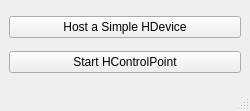
<?xml version="1.0" encoding="UTF-8"?>
<ui version="4.0">
 <class>MainWindow</class>
 <widget class="QMainWindow" name="MainWindow">
  <property name="geometry">
   <rect>
    <x>0</x>
    <y>0</y>
    <width>250</width>
    <height>111</height>
   </rect>
  </property>
  <property name="sizePolicy">
   <sizepolicy hsizetype="Fixed" vsizetype="Fixed">
    <horstretch>0</horstretch>
    <verstretch>0</verstretch>
   </sizepolicy>
  </property>
  <property name="minimumSize">
   <size>
    <width>250</width>
    <height>100</height>
   </size>
  </property>
  <property name="maximumSize">
   <size>
    <width>250</width>
    <height>111</height>
   </size>
  </property>
  <property name="windowTitle">
   <string>HUPnP Launcher</string>
  </property>
  <widget class="QWidget" name="centralwidget">
   <layout class="QVBoxLayout" name="verticalLayout">
    <item>
     <widget class="QPushButton" name="hostDeviceButton">
      <property name="toolTip">
       <string>Starts an HDeviceHost and instructs it to host a simple test HDevice</string>
      </property>
      <property name="text">
       <string>Host a Simple HDevice</string>
      </property>
     </widget>
    </item>
    <item>
     <widget class="QPushButton" name="startControlPointButton">
      <property name="toolTip">
       <string>Starts an HControlPoint for monitoring UPnP devices on the network</string>
      </property>
      <property name="text">
       <string>Start HControlPoint</string>
      </property>
     </widget>
    </item>
   </layout>
  </widget>
  <widget class="QMenuBar" name="menubar">
   <property name="geometry">
    <rect>
     <x>0</x>
     <y>0</y>
     <width>250</width>
     <height>21</height>
    </rect>
   </property>
  </widget>
  <widget class="QStatusBar" name="statusbar"/>
 </widget>
 <resources/>
 <connections/>
</ui>
